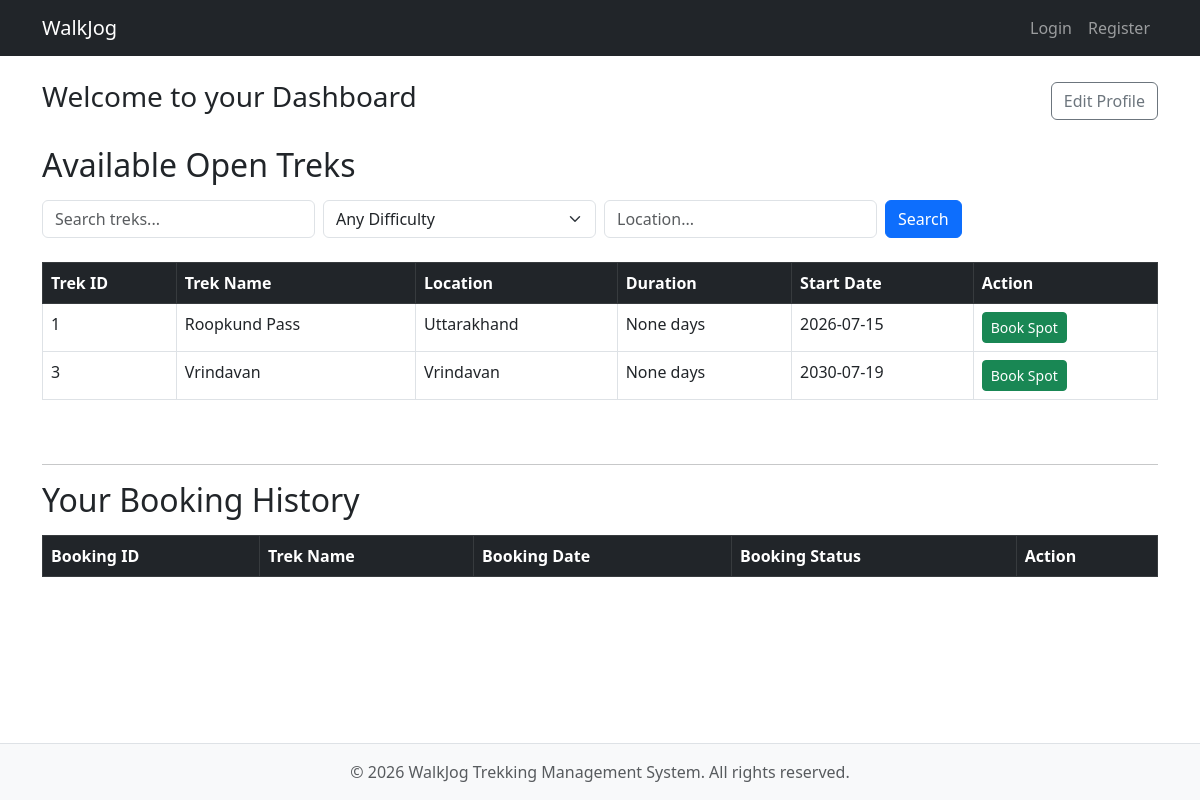
The app's page /user/dashboard/7, older data.
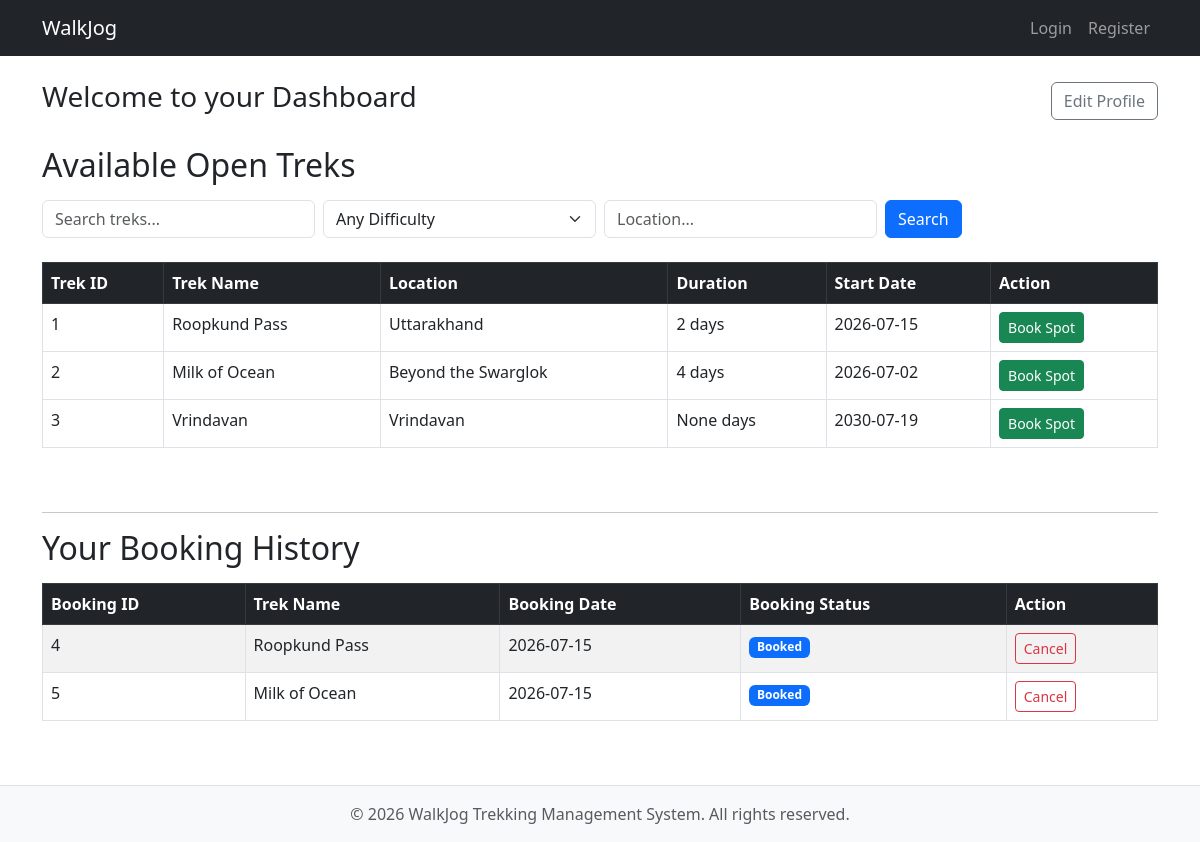
The same page, newer data.
### models.py (models this page shows)
class Trek(db.Model):
    __tablename__ = 'treks'
    trek_id = db.Column(
        db.Integer,
        primary_key=True
    )
    trek_name = db.Column(
        db.String(100),
        nullable=False
    )
    location = db.Column(
        db.String(100),
        nullable=False
    )
    difficulty = db.Column(
        db.String(20),
        nullable=False
    )
    available_slots = db.Column(
        db.Integer,
        nullable=False
    )
    duration = db.Column(
        db.Integer,
        nullable=True
    )
    status = db.Column(
        db.String(20),
        default='Pending'
    )
    start_date = db.Column(
        db.Date
    )
    end_date = db.Column(
        db.Date
    )
    is_blacklisted = db.Column(
        db.Boolean,
        default=False
    )
    staff_id = db.Column(
        db.Integer,
        db.ForeignKey('staff_profile.staff_id'),
        nullable=True
    )

class Booking(db.Model):
    __tablename__ = 'booking'
    booking_id = db.Column(
        db.Integer,
        primary_key=True
    )
    user_id = db.Column(
        db.Integer,
        db.ForeignKey('users.id'),
        nullable=False
    )
    trek_id = db.Column(
        db.Integer,
        db.ForeignKey('treks.trek_id'),
        nullable=False
    )
    booking_date = db.Column(
        db.DateTime,
        default=datetime.now
    )
    status = db.Column(
        db.String(20),
        default='Booked'
    )

### app.py (the view)
@app.route("/user/dashboard/<user_id>")
def user_dashboard(user_id):
    query = Trek.query.filter(Trek.status.in_(['Approved', 'Open']))
    search_term = request.args.get('search')
    difficulty = request.args.get('difficulty')
    location = request.args.get('location')
    if search_term:
        query = query.filter(Trek.trek_name.ilike(f"%{search_term}%"))
    if difficulty:
        query = query.filter(Trek.difficulty == difficulty)
    if location:
        query = query.filter(Trek.location.ilike(f"%{location}%"))
    treks = query.all()
    bookings = db.session.query(
        Booking.booking_id,
        Trek.trek_name,
        Booking.booking_date,
        Booking.status
    ).join(Trek, Booking.trek_id == Trek.trek_id)\
     .filter(Booking.user_id == user_id).all()
    user = Users.query.filter_by(id= user_id).first()
    return render_template(
        "user_dashboard.html",
        treks=treks,
        bookings=bookings,
        user_id=user_id
    )

### templates/user_dashboard.html (shortened to what this page needs)
{% extends "base.html" %}
{% block content %}
<div class="d-flex justify-content-between align-items-center mb-4">
    <h1 class="h3">Welcome to your Dashboard</h1>
    <a href="{{ url_for('edit_user_profile', user_id=user_id) }}" class="btn btn-outline-secondary">Edit Profile</a>
</div>
<div class="mb-5">
    <h2 class="mb-3">Available Open Treks</h2>
    <form method="GET" action="/user/dashboard/{{ user_id }}" class="row g-2 mb-4 align-items-center">
        <div class="col-md-3">
            <input type="text" class="form-control" name="search" placeholder="Search treks..." value="{{ request.args.get('search', '') }}">
        </div>
        <div class="col-md-3">
            <select name="difficulty" class="form-select">
                <option value="">Any Difficulty</option>
            </select>
        </div>
        <div class="col-md-3">
            <input type="text" class="form-control" name="location" placeholder="Location..." value="{{ request.args.get('location', '') }}">
        </div>
        <div class="col-md-auto">
            <button type="submit" class="btn btn-primary">Search</button>
        </div>
    </form>
    <div class="table-responsive">
    <table class="table table-bordered table-hover">
        <thead class="table-dark">
        <tr>
            <th>Trek ID</th>
            <th>Trek Name</th>
            <th>Location</th>
            <th>Duration</th>
            <th>Start Date</th>
            <th>Action</th>
        </tr>
        </thead>
        <tbody>
        {% for trek in treks %}
        <tr>
            <td>{{ trek.trek_id }}</td>
            <td>{{ trek.trek_name }}</td>
            <td>{{ trek.location }}</td>
            <td>{{ trek.duration }} days</td>
            <td>{{ trek.start_date }}</td>
            <td>
                <form action="{{ url_for('book_trek', trek_id=trek.trek_id) }}" method="POST" class="d-inline">
                    <button type="submit" class="btn btn-sm btn-success" {% if trek.available_slots <=0 %}disabled{% endif %}>
                        {% if trek.available_slots > 0 %}Book Spot{% else %}Full{% endif %}
                    </button>
                </form>
            </td>
        </tr>
        {% endfor %}
        </tbody>
    </table>
    </div>
</div>
<hr>
<div class="mb-5">
    <h2 class="mb-3">Your Booking History</h2>
    <div class="table-responsive">
    <table class="table table-bordered table-striped">
        <thead class="table-dark">
        <tr>
            <th>Booking ID</th>
            <th>Trek Name</th>
            <th>Booking Date</th>
            <th>Booking Status</th>
            <th>Action</th>
        </tr>
        </thead>
        <tbody>
        {% for booking in bookings %}
        <tr>
            <td>{{ booking.booking_id }}</td>
            <td>{{ booking.trek_name }}</td>
            <td>{{ booking.booking_date.strftime('%Y-%m-%d') if booking.booking_date else '' }}</td>
            <td>
                <span class="badge {% if booking.status == 'Booked' %}bg-primary{% elif booking.status == 'Cancelled' %}bg-danger{% elif booking.status == 'Completed' %}bg-success{% else %}bg-secondary{% endif %}">
                    {{ booking.status }}
                </span>
            </td>
            <td>
                {% if booking.status == 'Booked' %}
                <form action="{{ url_for('cancel_booking', booking_id=booking.booking_id) }}" method="POST" class="d-inline" onsubmit="return confirm('Are you sure you want to cancel this booking?');">
                    <button type="submit" class="btn btn-sm btn-outline-danger">Cancel</button>
                </form>
                {% endif %}
            </td>
        </tr>
        {% endfor %}
        </tbody>
    </table>
    </div>
</div>
{% endblock %}

Row changes from the older to the newer data that the page shows:
changed Trek "Roopkund Pass": duration "None" → "2"
now on this page (row edited): Trek: trek_id "2", trek_name "Milk of Ocean", location "Beyond the Swarglok", duration "4", start_date "2026-07-02", available_slots "Book Spot"
added Booking: booking_id "4", trek_name "Roopkund Pass", booking_date "2026-07-15", status "Booked"
added Booking: booking_id "5", trek_name "Milk of Ocean", booking_date "2026-07-15", status "Booked"
